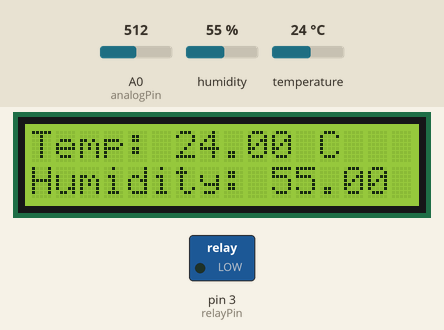
The sketch below on a simulated Arduino Uno, built with avr-gcc and run on an emulated ATmega328P. On the bench: 16×2 character LCD, switched loads named in the sketch (green lamp = pin HIGH). Inputs (shaded band) come from the test bench; at power-on: A0 (analogPin) = 512, humidity 55 %, temperature 24 °C. What the sketch prints to the serial monitor is not drawn.

Above: at 1.2 s.
1.3 s: A0 (analogPin) set to 364
3.4 s: A0 (analogPin) set to 339
At 5.3 s:
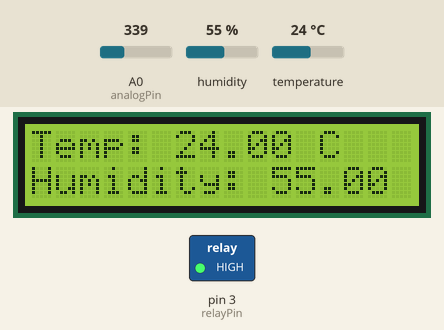
5.8 s: humidity set to 22 %
At 7.5 s:
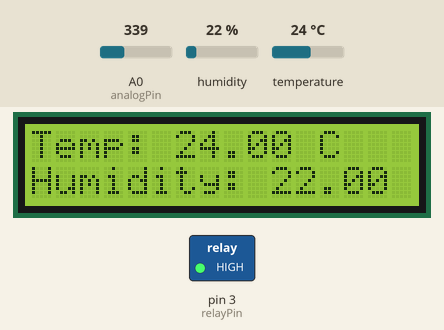
7.8 s: temperature set to 12 °C
At 9.1 s:
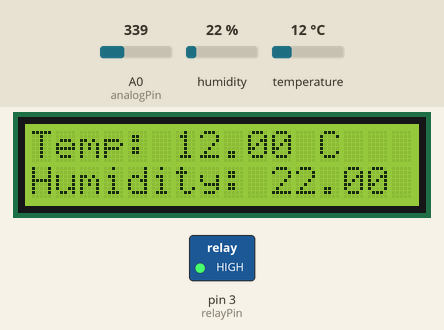
12.1 s: humidity set to 40 %
At 12.9 s:
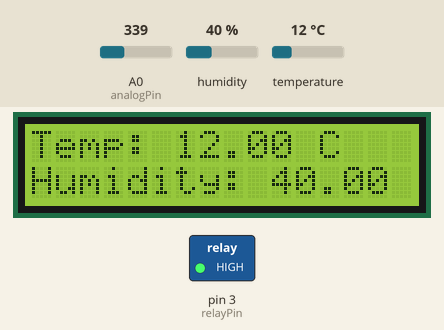
Timing chart, 0 to 15.1 s (numbered marks = the images above; inputs shaded):
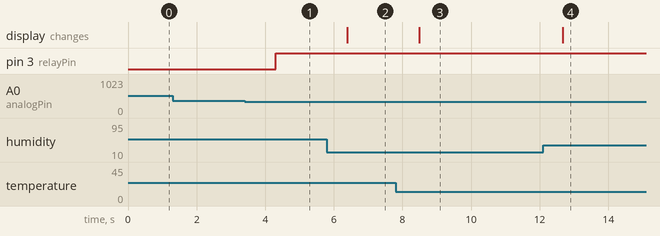

Measured:
- the behaviour switches between 350 and 349 on A0 (analogPin) (found by bisection; images 0 and 1)
- after the input at 1.3 s, every drawn part: stays the same
- after the input at 3.4 s, pin 3 (relayPin): LOW → HIGH after 0.91 s
- after the input at 5.8 s, the display: changes after 0.60 s (image 2)
- after the input at 7.8 s, the display: changes after 0.69 s (image 3)
- after the input at 12.1 s, the display: changes after 0.58 s (image 4)

The sketch:

Plant_Care_System.ino
```cpp
#include "DHT.h"
#include <Wire.h>
#include <LiquidCrystal_I2C.h>
#include <SoftwareSerial.h>

// Constants
#define DHTPIN 2      // Pin connected to the DHT sensor
#define DHTTYPE DHT11 // DHT 11

const int analogPin = A0; // analog input pin for soil moisture sensor
const int relayPin = 3;   // output pin for relay module

char caracter;
int temperature = 0;
int humidity = 0;
int hplmin = 350;
int hplmax = 716;
String tempera_humidity;

DHT dht(DHTPIN, DHTTYPE);
LiquidCrystal_I2C lcd(0x27, 16, 2); // Set the LCD address to 0x27 for a 16 chars and 2 line display

void setup() {
  pinMode(relayPin, OUTPUT); // output pin for relay board
  Serial.begin(9600); // initialize serial communication
  dht.begin(); // initialize the DHT sensor
  lcd.init(); // initialize the LCD with 16 columns and 2 rows
  lcd.backlight(); // turn on the LCD backlight
}

void loop() {
  // Read the analog value from the soil moisture sensor
  int analogValue = analogRead(analogPin);

  // Read temperature and humidity values from the DHT11 sensor
  float humidity = dht.readHumidity();
  float temperature = dht.readTemperature();

   //Print sensor readings to the serial monitor
  Serial.print("Soil Moisture: ");
  Serial.print(analogValue);
  Serial.print("\nTemperature: ");
  Serial.print(temperature);
  Serial.print(" °C\nHumidity: ");
  Serial.print(humidity);
  Serial.println(" %");

  // Display sensor readings on the LCD
  lcd.clear();
  lcd.setCursor(0, 0);
  lcd.print("Temp: ");
  lcd.print(temperature);
  lcd.print(" C");
  lcd.setCursor(0, 1);
  lcd.print("Humidity: ");
  lcd.print(humidity);
  lcd.print(" %");

  // Control the relay based on the analog sensor reading
  if (analogValue < 350) { // if analog value is less than 300 (soil is dry), then activate the relay and pump
    Serial.println("PUMP ACTIVE");
    digitalWrite(relayPin, HIGH); // HIGH to continue providing signal and water supply
  } else {
   digitalWrite(relayPin, LOW);
  }

  // Check if there's any data sent from the HC-05 Bluetooth module
 if (Serial.available()) {
   char c = Serial.read();
   Serial.write(c);
  }

    Serial.println(tempera_humidity);

  delay(1000); // update every second
}
```
